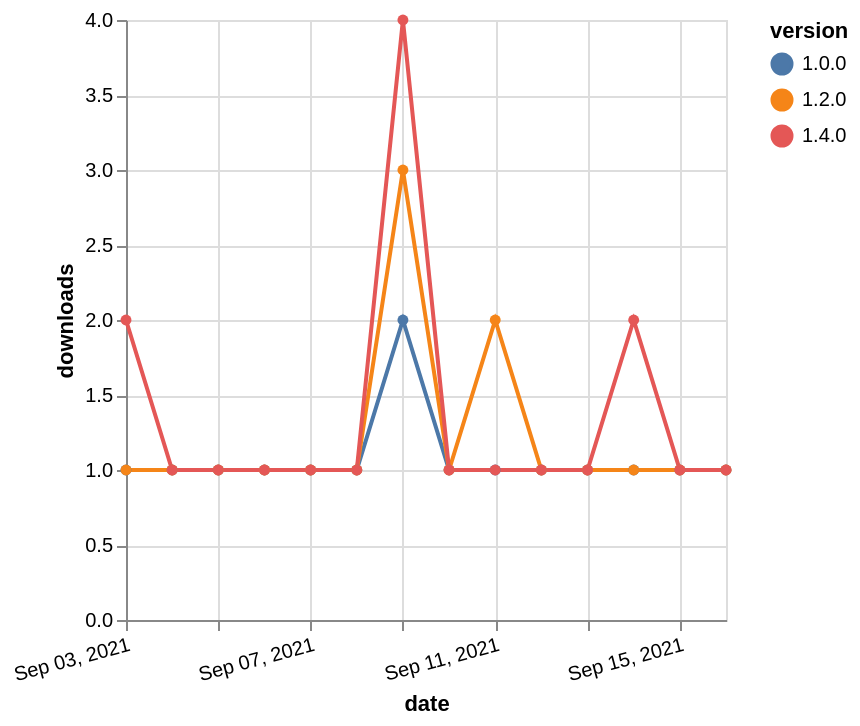

The Vega-Lite source for this figure:
### Vega-Lite specification from a JSON file in a GitHub repository (floating-point values rounded to 4 significant figures)
{"$schema": "https://vega.github.io/schema/vega-lite/v5.json", "description": "A simple bar chart with embedded data.", "data": {"values": [{"date": "2021-09-03", "total": 174, "delta": 1, "version": "1.0.0"}, {"date": "2021-09-04", "total": 175, "delta": 1, "version": "1.0.0"}, {"date": "2021-09-05", "total": 176, "delta": 1, "version": "1.0.0"}, {"date": "2021-09-06", "total": 177, "delta": 1, "version": "1.0.0"}, {"date": "2021-09-07", "total": 178, "delta": 1, "version": "1.0.0"}, {"date": "2021-09-08", "total": 179, "delta": 1, "version": "1.0.0"}, {"date": "2021-09-09", "total": 181, "delta": 2, "version": "1.0.0"}, {"date": "2021-09-10", "total": 182, "delta": 1, "version": "1.0.0"}, {"date": "2021-09-11", "total": 183, "delta": 1, "version": "1.0.0"}, {"date": "2021-09-12", "total": 184, "delta": 1, "version": "1.0.0"}, {"date": "2021-09-13", "total": 185, "delta": 1, "version": "1.0.0"}, {"date": "2021-09-14", "total": 186, "delta": 1, "version": "1.0.0"}, {"date": "2021-09-15", "total": 187, "delta": 1, "version": "1.0.0"}, {"date": "2021-09-16", "total": 188, "delta": 1, "version": "1.0.0"}, {"date": "2021-09-03", "total": 205, "delta": 1, "version": "1.2.0"}, {"date": "2021-09-04", "total": 206, "delta": 1, "version": "1.2.0"}, {"date": "2021-09-05", "total": 207, "delta": 1, "version": "1.2.0"}, {"date": "2021-09-06", "total": 208, "delta": 1, "version": "1.2.0"}, {"date": "2021-09-07", "total": 209, "delta": 1, "version": "1.2.0"}, {"date": "2021-09-08", "total": 210, "delta": 1, "version": "1.2.0"}, {"date": "2021-09-09", "total": 213, "delta": 3, "version": "1.2.0"}, {"date": "2021-09-10", "total": 214, "delta": 1, "version": "1.2.0"}, {"date": "2021-09-11", "total": 216, "delta": 2, "version": "1.2.0"}, {"date": "2021-09-12", "total": 217, "delta": 1, "version": "1.2.0"}, {"date": "2021-09-13", "total": 218, "delta": 1, "version": "1.2.0"}, {"date": "2021-09-14", "total": 219, "delta": 1, "version": "1.2.0"}, {"date": "2021-09-15", "total": 220, "delta": 1, "version": "1.2.0"}, {"date": "2021-09-16", "total": 221, "delta": 1, "version": "1.2.0"}, {"date": "2021-09-03", "total": 135, "delta": 2, "version": "1.4.0"}, {"date": "2021-09-04", "total": 136, "delta": 1, "version": "1.4.0"}, {"date": "2021-09-05", "total": 137, "delta": 1, "version": "1.4.0"}, {"date": "2021-09-06", "total": 138, "delta": 1, "version": "1.4.0"}, {"date": "2021-09-07", "total": 139, "delta": 1, "version": "1.4.0"}, {"date": "2021-09-08", "total": 140, "delta": 1, "version": "1.4.0"}, {"date": "2021-09-09", "total": 144, "delta": 4, "version": "1.4.0"}, {"date": "2021-09-10", "total": 145, "delta": 1, "version": "1.4.0"}, {"date": "2021-09-11", "total": 146, "delta": 1, "version": "1.4.0"}, {"date": "2021-09-12", "total": 147, "delta": 1, "version": "1.4.0"}, {"date": "2021-09-13", "total": 148, "delta": 1, "version": "1.4.0"}, {"date": "2021-09-14", "total": 150, "delta": 2, "version": "1.4.0"}, {"date": "2021-09-15", "total": 151, "delta": 1, "version": "1.4.0"}, {"date": "2021-09-16", "total": 152, "delta": 1, "version": "1.4.0"}]}, "width": "container", "mark": {"type": "line", "point": {"filled": true}}, "encoding": {"x": {"field": "date", "type": "temporal", "timeUnit": "yearmonthdate", "title": "date", "axis": {"labelAngle": -15}}, "y": {"field": "delta", "type": "quantitative", "title": "downloads"}, "color": {"field": "version", "type": "nominal"}, "tooltip": {"field": "delta"}}}
